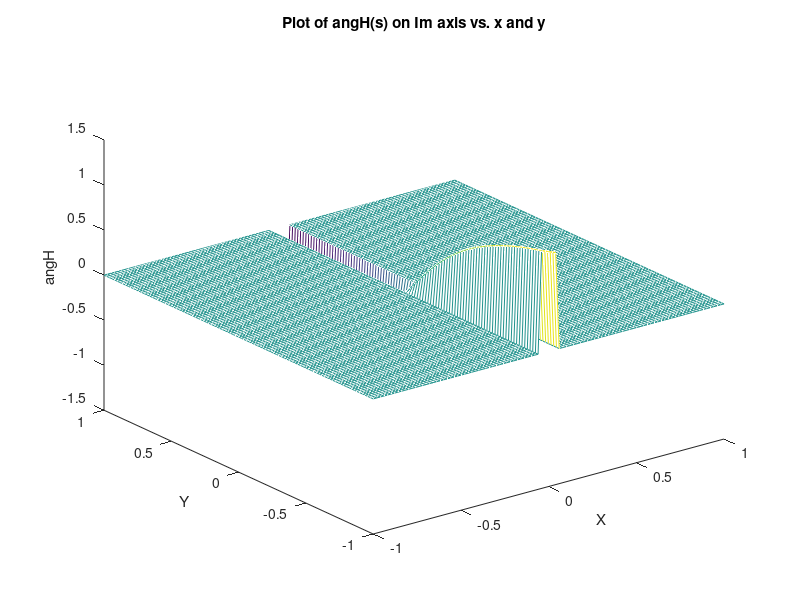

The MATLAB script that drew this image:
%***********************************************************************%Hofs2.m%Based on Hofz.m by E. R. Salem	7/10/96  ; adapted by MH Kempski  2/11/02%This program demonstrates the plotting of the magnitude of an H(s)%function and then the evaluation of this H(s) function on the Im axis%  For simplicity, the function chosen is:%		H(s) = (1)/(s+1)%***********************************************************************%Initialize some things first%***************************clearclffigure(gcf)%Set up the x,y mesh grids%*************************thresh = 10;a=0.5001;X=-1:.02:1;Y=-1:.02:1;[x,y]=meshgrid(X,Y);%Form the complex z variable and compute H(z) and plot its magn%**************************************************************s=x+j*y;H=(1)./(s+a);magH=abs(H);angH=angle(H);w=find(magH>thresh);magH(w)=thresh*ones(size(w));%subplot(2,2,1),mesh(x,y,magH);mesh(x,y,magH);xlabel('Re axis X'); ylabel('Im axis Y'); zlabel('magH(s)');title('Plot of magH(s) vs. x and y');grid;pause%subplot(2,2,2), mesh(x,y,angH);mesh(x,y,angH);xlabel('Re axis X'); ylabel('Im axis Y'); zlabel('angH(z)');title('Plot of angH(s) vs. x and y');grid;pause%Evaluate H(s) on the Im axis giving H(s=(jw))%**************************************************%m=x.*x+y.*y;%f=(m > 1-.05 & m < 1+.05);m=x;f=(m > -0.05 & m < 0.05);fm=f.*magH;fa=f.*angH;%subplot(2,2,3),mesh(x,y,fm);mesh(x,y,fm);xlabel('X'); ylabel('Y'); zlabel('magH');title('Plot of magH(s) on Im axis vs. x and y');grid;pause%subplot(2,2,4),mesh(x,y,fa);mesh(x,y,fa);xlabel('X'); ylabel('Y'); zlabel('angH');title('Plot of angH(s) on Im axis vs. x and y');grid;